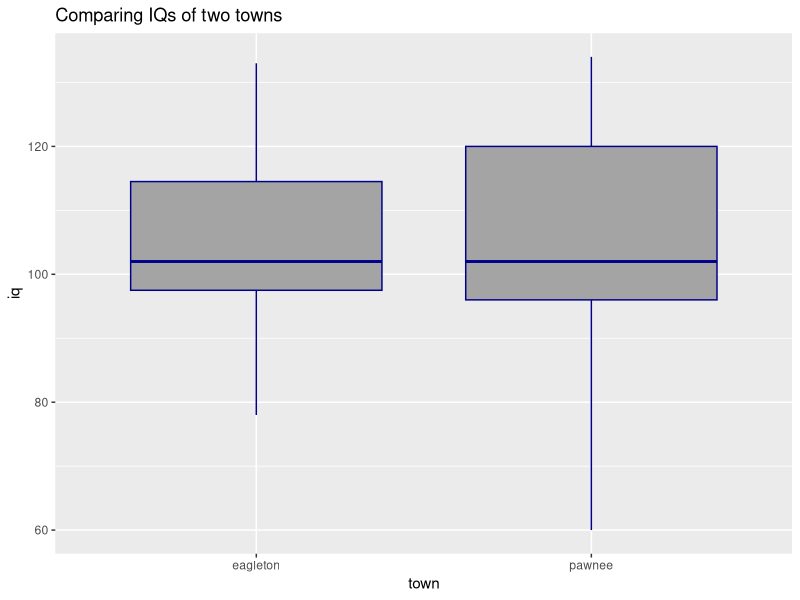
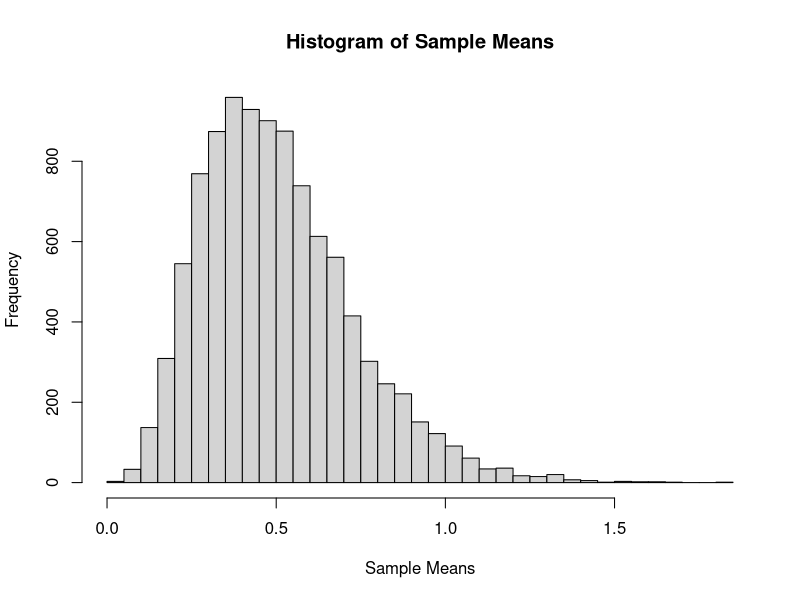
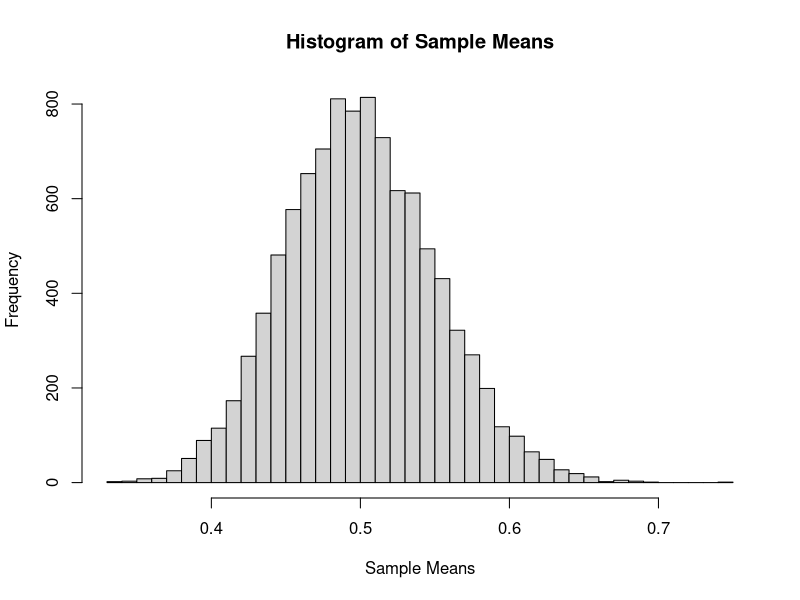
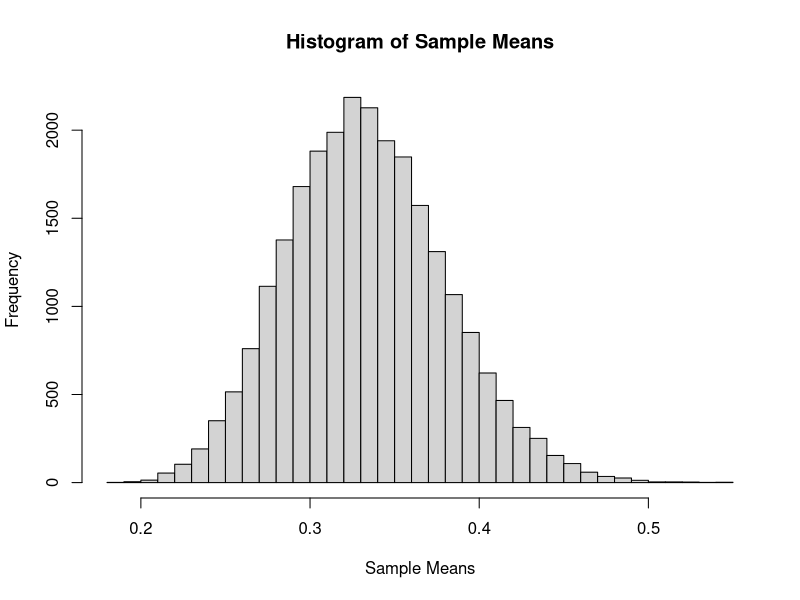
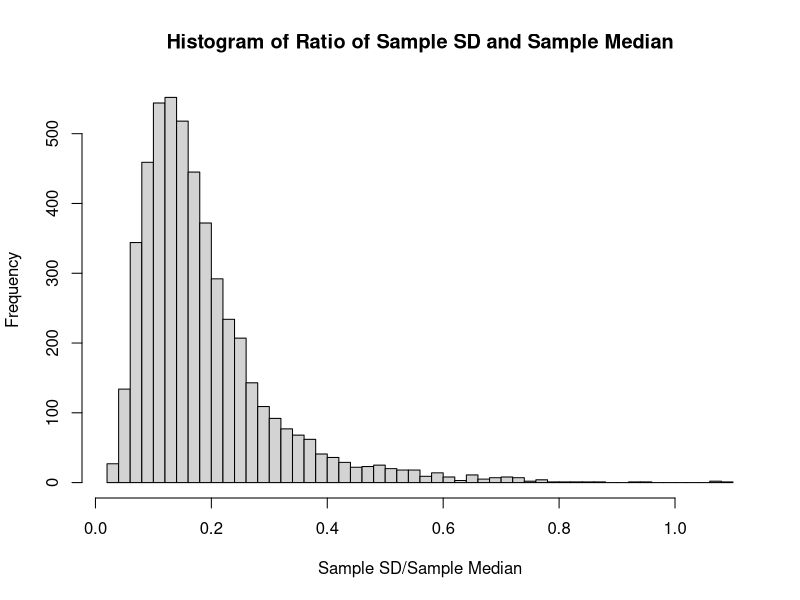
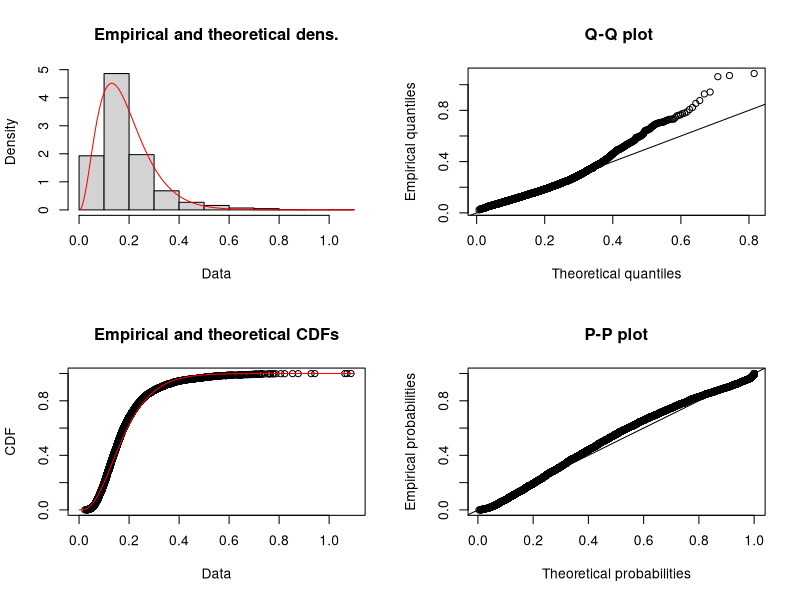
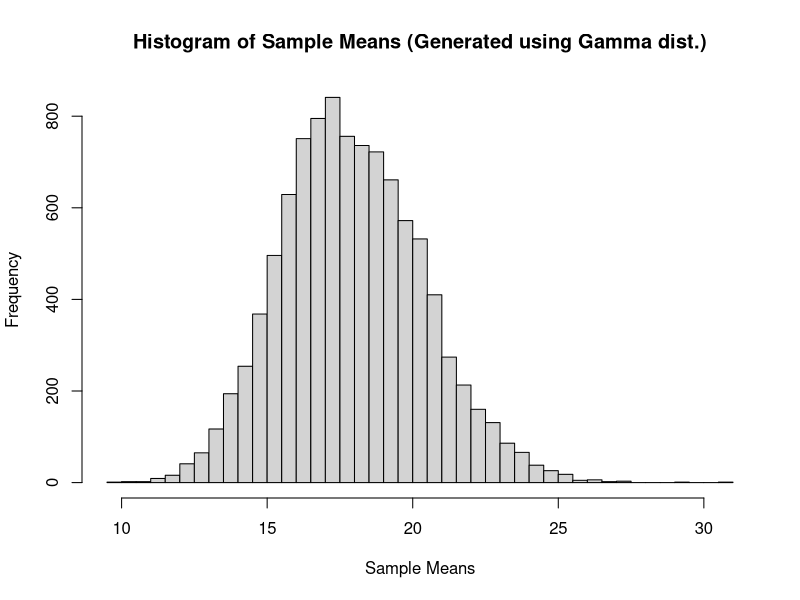
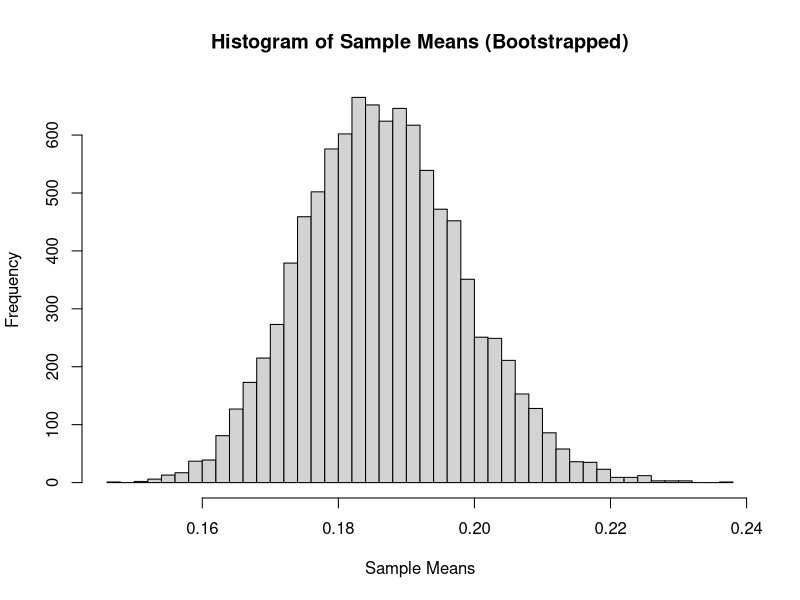

Here is the R script that generated these plots, in order:
## ---- chunk 1
knitr::opts_chunk$set(echo = TRUE)
## ---- chunk 2
a = 1:10
b = 10:1
c = rep(1, times = 10)
d = 2 ^ (1:10)
## ---- chunk 3
sum_of_squares = function(x){
  as.numeric(crossprod(x))
}
## ---- chunk 4
sum_of_squares(x = a)

sum_of_squares(x = c(c, d))
## ---- chunk 5
sum_of_power = function(x,p=2){
  sum(x^p)
}
## ---- chunk 6

sum_of_power(x = a)

sum_of_power(x = a, p = 3)

sum_of_power(x = a, p = a)

sum_of_power(x = a, p = c(1, 2))
## ---- chunk 7
rms_diff = function(x,y){
  sum((x-y)^2)
}
## ---- chunk 8
rms_diff(x = a, y = b)

rms_diff(x = d, y = c)

rms_diff(x = d, y = 1)

rms_diff(x = a, y = 0) ^ 2 * length(a)
## ---- chunk 9
intelligence <- read.csv("intelligence.csv")
## ---- chunk 10

library(ggplot2)

ggplot(intelligence, aes(x=town, y=iq)) + geom_boxplot(fill='#A4A4A4', color="darkblue") + ggtitle("Comparing IQs of two towns") 


## ---- chunk 11
pawnee = intelligence[intelligence$town=="pawnee",1]
eagleton = intelligence[intelligence$town=="eagleton",1]
res = t.test(eagleton, pawnee, alternative = c("greater"), var.equal = TRUE)
res$p.value
## ---- chunk 12

res2 = t.test(eagleton, pawnee, alternative = c("two.sided"), var.equal = TRUE)
res2$p.value
## ---- chunk 13
do_t_test = function(x,mu=0){
  x_bar = mean(x)
  s = sd(x) 
  mu_0 = mu
  n= length(x)
  t = (x_bar - mu_0) / (s / sqrt(n))
  pval = 2*pt(-abs(t),df=n-1) ## two tailed
  c(t, pval)
}

## ---- chunk 14
make_decision = function(pval,alpha){
  ifelse(pval>alpha,"Fail to Reject.","Reject.")
}

## ---- chunk 15
set.seed(42)
y = rnorm(25, 1.4, 1)
pval = do_t_test(y, mu = 2)[2]
pval
make_decision(pval, alpha = 0.10)
## ---- chunk 16
birthday = 18760613
set.seed(birthday)
## ---- chunk 17
birthday = 19920120
set.seed(birthday)
## ---- chunk 18

x = data.frame(rep(0,10000))
x_bars = apply(x, 1, function(x) mean(rexp(5,2)))


x_bar_hist = hist(x_bars, breaks = 50, 
                  main = "Histogram of Sample Means",
                  xlab = "Sample Means")

## ---- chunk 19

x = data.frame(rep(0,10000))
x_bars = apply(x, 1, function(x) mean(rexp(100,2)))


x_bar_hist = hist(x_bars, breaks = 50, 
                  main = "Histogram of Sample Means",
                  xlab = "Sample Means")

## ---- chunk 20
sim_xbars_exp = function(no_of_iter, sample_size, rate_param){
  x = data.frame(rep(0,no_of_iter))
  apply(x, 1, function(x) mean(rexp(sample_size,rate_param)))
}


x_bar_hist = hist(sim_xbars_exp(25000,50,3), breaks = 50,
            main = "Histogram of Sample Means",
            xlab = "Sample Means")

## ---- chunk 21
set.seed(birthday)

N = data.frame(rep(0,5000))
s_x = apply(N, 1, function(N) sd(rexp(10,2)))
m_y = apply(N, 1, function(N) median(rpois(5,3)))
new_var = s_x/m_y
new_var_hist = hist(new_var, breaks = 50,
  main = "Histogram of Ratio of Sample SD and Sample Median",
  xlab = "Sample SD/Sample Median")


## ---- chunk 22
library("fitdistrplus")
## ---- chunk 23

## Remove Inf from z_bars
new_var_clean = new_var[new_var!=Inf]
fit.gamma = fitdist(new_var_clean, "gamma")
fit.gamma
plot(fit.gamma)
gofstat(fit.gamma)
## ---- chunk 24

x = data.frame(rep(0,10000))
x_bars = apply(x, 1, function(x) mean(rgamma(as.numeric(fit.gamma$estimate["shape"]),as.numeric(fit.gamma$estimate["rate"]))))


x_bar_hist = hist(x_bars, breaks = 50, 
main = "Histogram of Sample Means (Generated using Gamma dist.)",
xlab = "Sample Means")

## ---- chunk 25

x = data.frame(rep(0,10000))
x_bars = apply(x, 1, function(x) mean(sample(new_var, 100, replace = TRUE)))


x_bar_hist = hist(x_bars, breaks = 50, 
  main = "Histogram of Sample Means (Bootstrapped)",
  xlab = "Sample Means")
